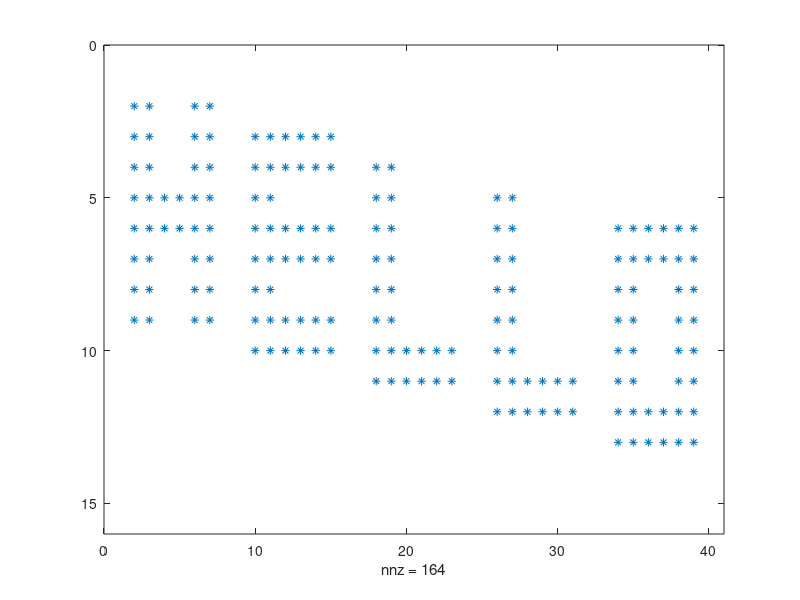

This figure's MATLAB source:
function A = hello

% assembles HELLO matrix for Trefethen&Bau Exercise 9.3

bl = ones(8,6);  % solid block
H = bl;  H(1:3,3:4) = zeros(3,2);  H(6:8,3:4) = zeros(3,2);
E = bl;  E(3,3:6)   = zeros(1,4);  E(6,3:6)   = zeros(1,4); 
L = bl;  L(1:6,3:6) = zeros(6,4);
O = bl;  O(3:6,3:4) = zeros(4,2);

A = zeros(15,40);
A(2:9,2:7)    = H;
A(3:10,10:15) = E;
A(4:11,18:23) = L;
A(5:12,26:31) = L;
A(6:13,34:39) = O;
spy(A)
